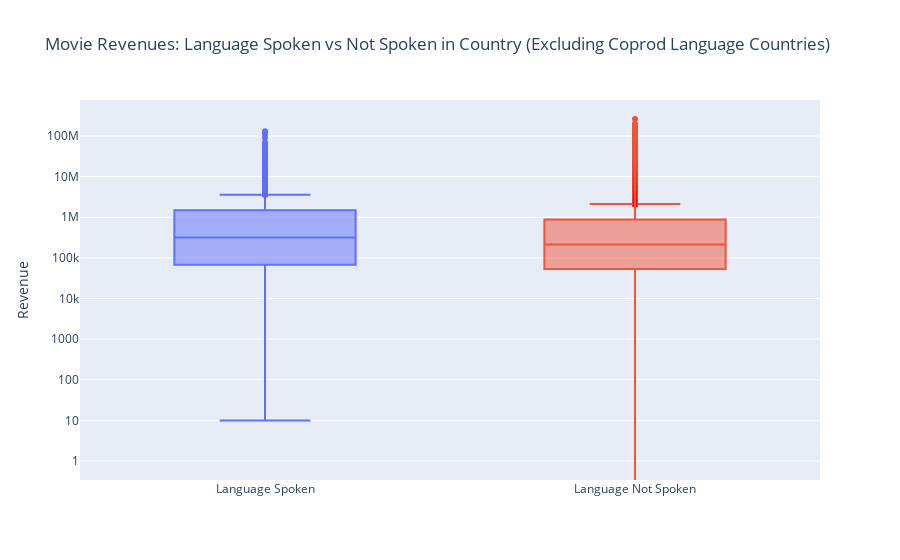

The cell this chart's notebook holds for it:
### Code cell
# Create a dictionary from the country to language DataFrame
country_language_dict = dict(zip(country_to_language['Country'], country_to_language['Language']))

# Function to check if a country's language is the same as any of the coproduction countries' languages
def is_coprod_language(language, coprod_countries):
    for country in coprod_countries:
        if country_language_dict.get(country, None) == language:
            return True
    return False

# Classify revenues
revenue_in_language_countries = []
revenue_in_other_countries = []

for index, row in cleaned_df.iterrows():
    languages = row['languages'] 
    coprod_countries = row['coprod'] if row['coprod'] is not None and row['coprod'] != [] else []
    country_language = country_language_dict.get(row['country'], None)

    # Skip if the country's language is same as any of the coproduction countries' languages
    if is_coprod_language(country_language, coprod_countries):
        continue

    # Classify revenue based on whether the country's language is in the movie's languages
    if country_language in languages:
        revenue_in_language_countries.append(row['gross'])
    else:
        revenue_in_other_countries.append(row['gross'])

# Data for Plotly Boxplot
trace0 = go.Box(
    y=revenue_in_language_countries,
    name='Language Spoken',
    boxpoints='outliers', 
    hoverinfo='y'
)

trace1 = go.Box(
    y=revenue_in_other_countries,
    name='Language Not Spoken',
    boxpoints='outliers', 
    hoverinfo='y'
)

data = [trace0, trace1]

layout = go.Layout(
    title='Movie Revenues: Language Spoken vs Not Spoken in Country (Excluding Coprod Language Countries)',
    yaxis=dict(
        title='Revenue',
        type='log'
    ),
    showlegend=False 
)

fig = go.Figure(data=data, layout=layout)

# Save the plot as an HTML file
offline.plot(fig, filename='docs/plots/language_impact.html', auto_open=False)

fig.show()

### Figure 1 — Plotly figure (JSON) as saved in the notebook; plotly's stock layout.template omitted (floating-point values rounded to 4 significant figures; data arrays with more than 128 entries replaced by an {"elided": "..."} marker saying what was removed)
{"data": [{"boxpoints": "outliers", "hoverinfo": "y", "name": "Language Spoken", "type": "box", "y": {"elided": "2255 int values"}}, {"boxpoints": "outliers", "hoverinfo": "y", "name": "Language Not Spoken", "type": "box", "y": {"elided": "65162 int values"}}], "layout": {"showlegend": false, "title": {"text": "Movie Revenues: Language Spoken vs Not Spoken in Country (Excluding Coprod Language Countries)"}, "yaxis": {"title": {"text": "Revenue"}, "type": "log"}}}
